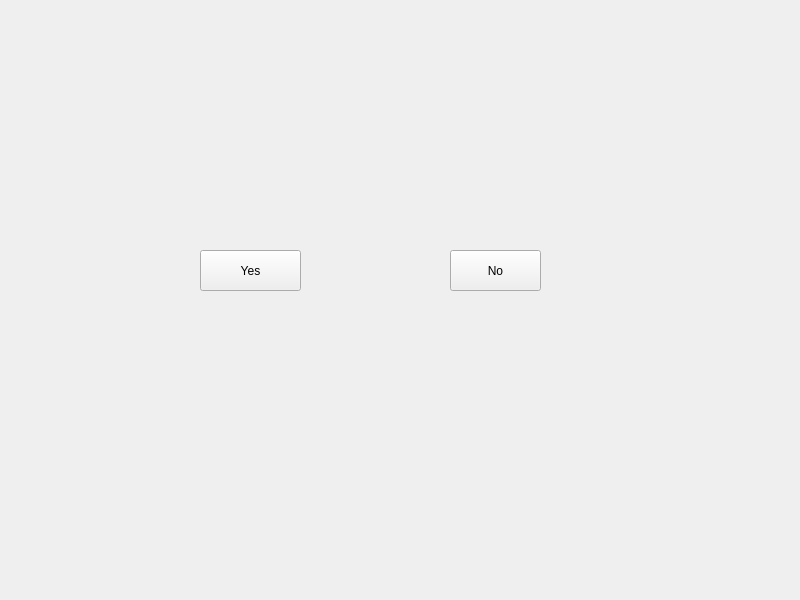
<?xml version="1.0" encoding="UTF-8"?>
<ui version="4.0">
 <class>Widget</class>
 <widget class="QWidget" name="Widget">
  <property name="geometry">
   <rect>
    <x>0</x>
    <y>0</y>
    <width>800</width>
    <height>600</height>
   </rect>
  </property>
  <property name="windowTitle">
   <string>Widget</string>
  </property>
  <widget class="QPushButton" name="pushButton_yes">
   <property name="geometry">
    <rect>
     <x>200</x>
     <y>250</y>
     <width>101</width>
     <height>41</height>
    </rect>
   </property>
   <property name="text">
    <string>Yes</string>
   </property>
  </widget>
  <widget class="QPushButton" name="pushButton_no">
   <property name="geometry">
    <rect>
     <x>450</x>
     <y>250</y>
     <width>91</width>
     <height>41</height>
    </rect>
   </property>
   <property name="text">
    <string>No</string>
   </property>
  </widget>
 </widget>
 <resources/>
 <connections/>
</ui>
